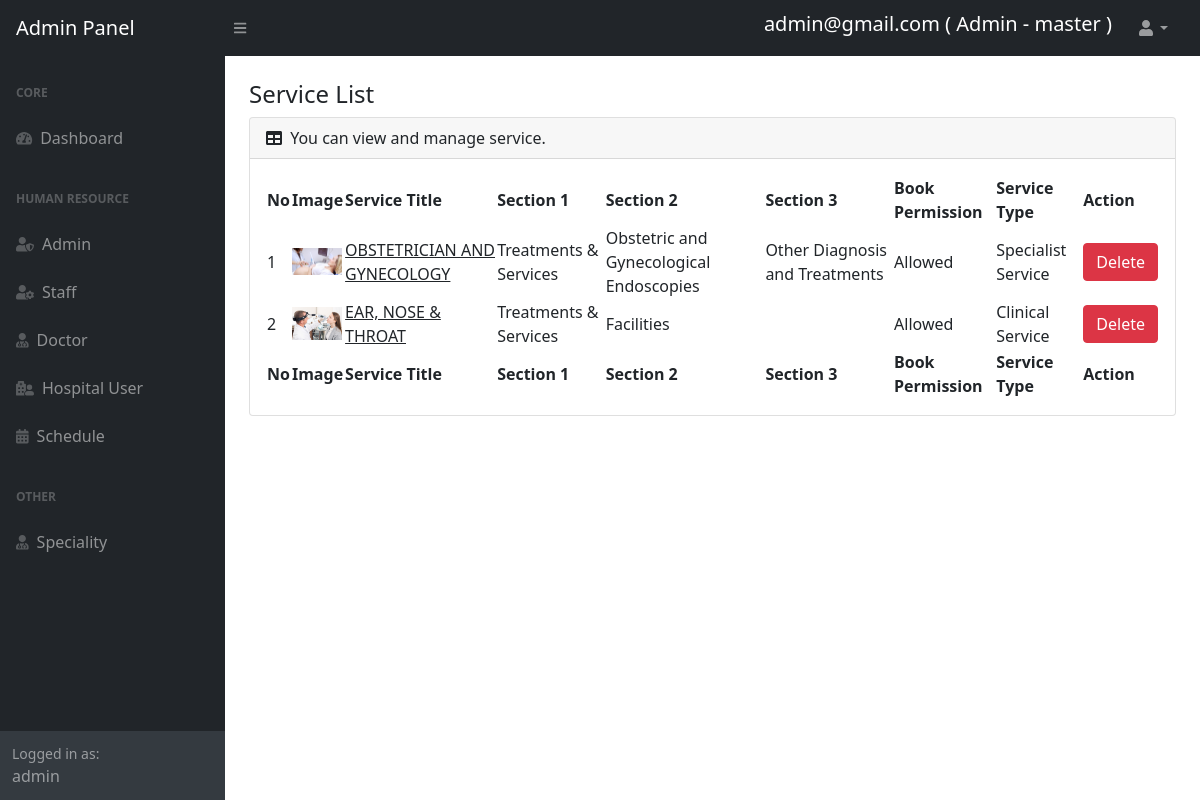
The page /admin/servicelist.php (signed in) on the database its author committed.
### tables this page shows
CREATE TABLE `service` (
  `serviceId` int NOT NULL,
  `serviceName` varchar(100) NOT NULL,
  `serviceDescription` text NOT NULL,
  `serviceImg` varchar(70) NOT NULL,
  `sec1` varchar(100) DEFAULT NULL,
  `sec1Desp` text,
  `sec2` varchar(100) DEFAULT NULL,
  `sec2Desp` text,
  `sec3` varchar(100) DEFAULT NULL,
  `sec3Desp` text,
  `bookable` tinyint(1) DEFAULT NULL,
  `cost` int DEFAULT NULL,
  `stId` int NOT NULL
);

CREATE TABLE `servicetype` (
  `stId` int NOT NULL,
  `stServicetype` varchar(30) NOT NULL,
  `stDescription` text
);

### admin/servicelist.php (the view, shortened to what this page needs)
<?php
include('header.php');
include('../connect.php');
?>
<div id="layoutSidenav_content">
    <main>
        <div class="container-fluid px-4">
            <h4 class="mt-4">Service List</h4>
            <div class="card mb-4">
                <div class="card-header">
                    <i class="fas fa-table me-1"></i>
                    You can view and manage service.
                </div>
                <div class="card-body">
                    <table id="datatablesSimple">
                        <thead>
                            <tr>
                                <th>No</th>
                                <th>Image</th>
                                <th>Service Title</th>
                                <th>Section 1</th>
                                <th>Section 2</th>
                                <th>Section 3</th>
                                <th>Book Permission</th>
                                <th>Service Type</th>
                                <th>Action</th>
                            </tr>
                        </thead>
                        <tbody>
                            <?php
                            $select = "SELECT s.*,st.* from service s,servicetype st where s.stId=st.stId";
                            $runselect=$connection->query($select);
                            $countofservice=$runselect->num_rows;
                            if ($countofservice > 0) {
                                $dataofservice=$runselect->fetch_all(MYSQLI_ASSOC);
                                $no = 0;
                                foreach ($dataofservice as $dataone) {
                                    $no++;
                                    $serviceId = $dataone['serviceId'];
                                    echo "<tr>";
                                    echo "<td>$no</td>";
                                    echo "<td><img src='".$dataone['serviceImg']."' style='width:50px; height:auto;''></td>";
                                    echo "<td><u>" . $dataone['serviceName'] . "</u></td>";
                                    echo "<td>" . $dataone['sec1'] . "</td>";
                                    echo "<td>" . $dataone['sec2'] . "</td>";
                                    echo "<td>" . $dataone['sec3'] . "</td>";
                                    if ($dataone['bookable']==0) {
                                        echo "<td></td>";
                                    }else{
                                        echo "<td>Allowed</td>";
                                    }
                                    echo "<td>" . $dataone['stServicetype'] . "</td>";
                                    echo "<td>
                                    			<a href='servicelist.php?serviceIdToDelete=$serviceId' class='actionlink btn btn-danger'>Delete</a>
                                    		</td>";
                                    echo "</tr>";
                                }
                            }
                            ?>
                        </tbody>
                        <tfoot>
                            <tr>
                                <th>No</th>
                                <th>Image</th>
                                <th>Service Title</th>
                                <th>Section 1</th>
                                <th>Section 2</th>
                                <th>Section 3</th>
                                <th>Book Permission</th>
                                <th>Service Type</th>
                                <th>Action</th>
                            </tr>
                        </tfoot>
                    </table>
                </div>
            </div>
        </div>
    </main>
</div>
<?php
include('footer.php');
?>

### admin/header.php (shortened to what this page needs)
<?php
include('../connect.php');
if (isset($_SESSION['loginid'])) {
    $loginid = $_SESSION['loginid'];
    $logintype = $_SESSION['logintype'];
    if ($logintype == "admin") {
        $selectadmin = "SELECT * from admin where adminId=$loginid";
        $runselectadmin = $connection->query($selectadmin);
        $dataofadmin = $runselectadmin->fetch_array();
        $adminemail = $dataofadmin['adminEmail'];
        $admintype = $dataofadmin['adminType'];
    } else if ($logintype == "staff") {
        $selectstaff = "SELECT * from staff where staffId=$loginid";
        $runselectstaff = $connection->query($selectstaff);
        $dataofstaff = $runselectstaff->fetch_array();
        $staffemail = $dataofstaff['staffEmail'];
    } else if ($logintype == "doctor") {
        $selectdoctor = "SELECT * from doctor where doctorId=$loginid";
        $runselectdoctor = $connection->query($selectdoctor);
        $dataofdoctor = $runselectdoctor->fetch_array();
        $doctoremail = $dataofdoctor['doctorEmail'];
    } else {
    }
} else {
    echo "<script>alert('Access denied')</script>";
    echo "<script>location='index.php'</script>";
}
?>
<!DOCTYPE html>
<html lang="en">
<head>
    <link href="https://cdn.jsdelivr.net/npm/simple-datatables@latest/dist/style.css" rel="stylesheet" />
    <link href="css/styles.css" rel="stylesheet" />
</head>
<body class="sb-nav-fixed">
    <nav class="sb-topnav navbar navbar-expand navbar-dark bg-dark">
        <a class="navbar-brand ps-3" href="index.php">Admin Panel</a>
        <button class="btn btn-link btn-sm order-1 order-lg-0 me-4 me-lg-0" id="sidebarToggle" href="#!"><i class="fas fa-bars"></i></button>
        <form class="d-none d-md-inline-block form-inline ms-auto me-0 me-md-3 my-2 my-md-0">
            <div class="input-group">
                <h5 style="color:white;">
                    <?php
                    if ($logintype == "admin") {
                        if ($admintype == "master") {
                            echo "$adminemail ( Admin - master )";
                        } else {
                            echo "$adminemail ( Admin )";
                        }
                    } else if ($logintype == "staff") {
                        echo "$staffemail (Staff)";
                    } else if ($logintype == "doctor") {
                        echo "$doctoremail (Doctor)";
                    } else {
                    }
                    ?>
                </h5>
            </div>
        </form>
        <ul class="navbar-nav ms-auto ms-md-0 me-3 me-lg-4">
            <li class="nav-item dropdown">
                <a class="nav-link dropdown-toggle" id="navbarDropdown" href="#" role="button" data-bs-toggle="dropdown" aria-expanded="false"><i class="fas fa-user fa-fw"></i></a>
            </li>
        </ul>
    </nav>
    <div id="layoutSidenav">
        <div id="layoutSidenav_nav">
            <nav class="sb-sidenav accordion sb-sidenav-dark" id="sidenavAccordion">
                <div class="sb-sidenav-menu">
                    <div class="nav">
                        <div class="sb-sidenav-menu-heading">Core</div>
                        <a class="nav-link" href="home.php">
                            <div class="sb-nav-link-icon"><i class="fas fa-tachometer-alt"></i></div>
                            Dashboard
                        </a>
                        <div class="sb-sidenav-menu-heading">Human Resource</div>
                        <?php
                        if ($logintype == "admin") {
                            if ($admintype == "master") {
                                echo "
                                <a class='nav-link' href='adminlist.php'>
                                <div class='sb-nav-link-icon'><i class='fas fa-user-shield'></i></div>
                                Admin
                                </a>
                                ";
                            }
                            echo "
                            <a class='nav-link' href='stafflist.php'>
                                <div class='sb-nav-link-icon'><i class='fas fa-user-cog'></i></div>
                                Staff
                            </a>
                            <a class='nav-link' href='doctorlist.php'>
                                <div class='sb-nav-link-icon'><i class='fas fa-user-md'></i></div>
                                Doctor
                            </a>
                            ";
                        }
                        ?>
                        <a class="nav-link" href="userlist.php">
                            <div class="sb-nav-link-icon"><i class="fas fa-hospital-user"></i></div>
                            Hospital User
                        </a>
                        <a class="nav-link" href="schedule.php">
                            <div class="sb-nav-link-icon"><i class="fas fa-calendar-alt"></i></div>
                            Schedule
                        </a>
                        <?php
                        if ($logintype == "admin") {
                            echo "
                            <div class='sb-sidenav-menu-heading'>Other</div>
                            <a class='nav-link' href='speciality.php'>
                                <div class='sb-nav-link-icon'><i class='fas fa-user-md'></i></div>
                                Speciality
                            </a>
                            ";
                        }
                        ?>
                    </div>
                </div>
                <div class="sb-sidenav-footer">
                    <div class="small">Logged in as:</div>
                    <?php echo "$logintype"; ?>
                </div>
            </nav>
        </div>

### admin/servicelist.php (style rules this page uses)
.actionlink { text-decoration: none; }

### rows shown on the page
service: serviceImg (picture), serviceName "OBSTETRICIAN AND GYNECOLOGY", sec1 "Treatments & Services", sec2 "Obstetric and Gynecological Endoscopies", sec3 "Other Diagnosis and Treatments", bookable "Allowed", stId.stServicetype "Specialist Service"
service: serviceImg (picture), serviceName "EAR, NOSE & THROAT", sec1 "Treatments & Services", sec2 "Facilities", bookable "Allowed", stId.stServicetype "Clinical Service"

### other values the page prints
$adminemail "admin@gmail.com"
$logintype "admin"
